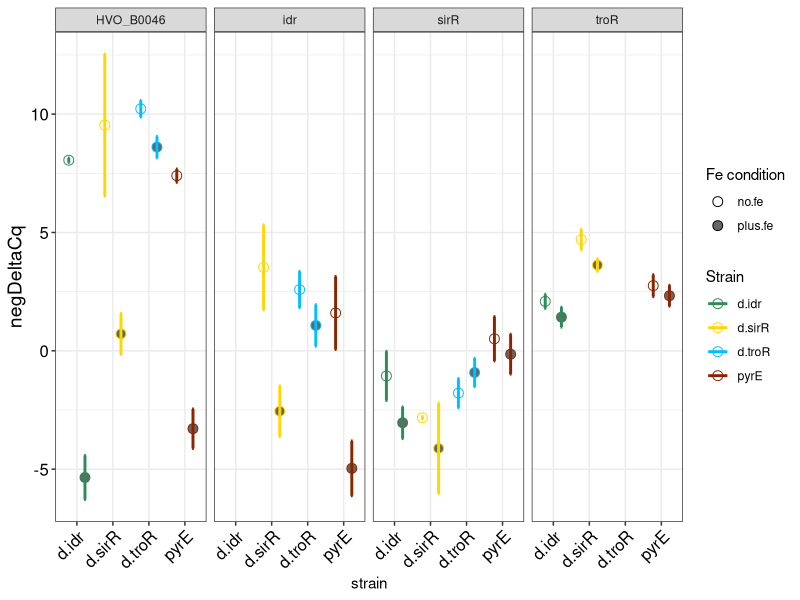

Write the R code that produced this figure. (Note: this script raises an error after producing the figure.)
## ---- chunk 1
# fresh start
rm(list=ls())
knitr::opts_chunk$set(echo = TRUE)
## ---- chunk 2
library(plyr)
library (tidyverse)
library(readxl)
library(ggplot2)
library(rstatix)

## ---- chunk 3
#import data file
rt.raw <- read_excel("RT-qPCR-dtxR-alldata12122018-revApr2023.xlsx", sheet = "RT-qPCR-dtxR-alldata12122018-re")
rt.ratio <- read_excel("RT-qPCR-dtxR-alldata12122018-revApr2023.xlsx", sheet = "Dcq_results")
rt.recalc <- read_excel("RT-qPCR-MMP-20230517.xlsx", sheet = "RT-MMP-rearranged")

#calculate average and standard deviation of Ct values and efficiencies across biological replicates.
rt.stats <- plyr::ddply(rt.raw, c("strain", "gene...2", "condn"), summarise, mean.ct = mean (avg.techrep.ct), sd.ct = sd(avg.techrep.ct), sem.ct = (sd(avg.techrep.ct))/sqrt(3))

rt.recalc.stats <- plyr::ddply (rt.recalc, c("strain", "gene", "condn"), summarise, mean.effct = mean (eff.neg.d.cq), sd.effct = sd(eff.neg.d.cq), sem.effct = (sd(eff.neg.d.cq))/sqrt(3))

#make a table that contains mean efficiences for each primer set across all bioreps and strains
#rt.mean.effs<-plyr::ddply (rt, "gene", summarise, mean.eff = mean(eff), sd.eff = sd(eff))
#write.table (rt.mean.effs, file = "rt.mean.effs.txt",sep = "\t")
#use Pfaffl method to calculate relative expression ratio (mutant : WT) for each gene
#rer <- for (g in rt$gene){}
## ---- chunk 4
cond.cols <- c(no.fe = "white", plus.fe = "grey40")
my.cols<-  c(pyrE="orangered4", d.idr = "seagreen",  d.sirR ="gold", d.troR ="deepskyblue")
rt.ratio %>% 
ggplot(aes(x = strain, y = `avg.-∆cq`, color = strain, fill = condn)) +
  xlab("strain") +
  ylab("negDeltaCq") +
  geom_point(stat = "identity", position = position_dodge(width = 0.9), shape = 21, size = 3) +
  geom_errorbar(aes(ymin = `avg.-∆cq` - sem, ymax = `avg.-∆cq` + sem),
    width = .1,
    size = 1, position = position_dodge(0.9)
  ) +
  facet_grid (.~gene) +
  
  #scale_fill_viridis("strain", discrete = TRUE, begin = 0.2, end = 0.8, direction = -1) +
  scale_fill_manual("Fe condition", values = cond.cols) +
  scale_color_manual("Strain", values = my.cols) +
 # scale_y_continuous(expand = expansion(mult = c(0, 0.02))) +
  theme_bw() +
  theme(
    axis.title.y = element_text(face = "plain", color = "#000000", size = 14, angle = 90),
    axis.text.y = element_text(face = "plain", color = "#000000", size = 12, angle = 0),
    axis.text.x = element_text(face = "plain", color = "#000000", size = 12, angle = 45, hjust = 1)
    
   # panel.grid.major = element_blank(), panel.grid.minor = element_blank()
  ) -> figure

#pdf( "rt-qpcr-plot.pdf", width = 6, height = 2.5)
plot(figure)
#dev.off()

## ---- chunk 5
#all by all t-test with BH correction for multiple hypothesis testing seems the best way to go given that I'm interested in all the comparisons. 
#first rename the columns because the ∆ symbol is causing problems
colnames(rt.ratio) <- c("strain", "gene", "condn", "avg.cq", "sd", "sem")

#combine the metadata such that all by all can take place (strain vs condition)
rt.comb <- unite (rt.ratio, ID, sep = "_", remove = TRUE)

#then separate those into different data frames by gene


 t<- pairwise_t_test(rt.ratio, avg.cq ~ gene,  p.adjust.method = "BH") 
t
write.csv (t, file = "troR-rtqpcr-stats.csv")
## ---- chunk 6
cond.cols <- c(no.fe = "white", plus.fe = "grey40")
my.cols<-  c(pyrE="orangered4", d.idr = "seagreen",  d.sirR ="gold", d.troR ="deepskyblue")
rt.ratio %>% 
  filter (! gene == "HVO_B0046") %>%
ggplot(aes(x = strain, y = `avg.-∆cq`, color = strain, fill = condn)) +
  xlab("strain") +
  ylab("negDeltaCq") +
  geom_point(stat = "identity", position = position_dodge(width = 0.9), shape = 21, size = 3) +
  geom_errorbar(aes(ymin = `avg.-∆cq` - sem, ymax = `avg.-∆cq` + sem),
    width = .1,
    size = 1, position = position_dodge(0.9)
  ) +
  facet_grid (.~gene) +
  
  #scale_fill_viridis("strain", discrete = TRUE, begin = 0.2, end = 0.8, direction = -1) +
  scale_fill_manual("Fe condition", values = cond.cols) +
  scale_color_manual("Strain", values = my.cols) +
 # scale_y_continuous(expand = expansion(mult = c(0, 0.02))) +
  theme_bw() +
  theme(
    axis.title.y = element_text(face = "plain", color = "#000000", size = 14, angle = 90),
    axis.text.y = element_text(face = "plain", color = "#000000", size = 12, angle = 0),
    axis.text.x = element_text(face = "plain", color = "#000000", size = 12, angle = 45, hjust = 1)
    
   # panel.grid.major = element_blank(), panel.grid.minor = element_blank()
  ) -> figure

pdf( "rt-qpcr-plot-noB0046.pdf", width = 6, height = 2.5)
plot(figure)
dev.off()

## ---- chunk 7
cond.cols <- c(no.fe = "white", plus.fe = "grey40")
my.cols<-  c(pyrE="orangered4", d.idr = "seagreen",  d.sirR ="gold", d.troR ="deepskyblue")
rt.ratio %>% 
  filter ( gene == "HVO_B0046") %>%
ggplot(aes(x = strain, y = `avg.-∆cq`, color = strain, fill = condn)) +
  xlab("strain") +
  ylab("negDeltaCq") +
  geom_point(stat = "identity", position = position_dodge(width = 0.9), shape = 21, size = 3) +
  geom_errorbar(aes(ymin = `avg.-∆cq` - sem, ymax = `avg.-∆cq` + sem),
    width = .1,
    size = 1, position = position_dodge(0.9)
  ) +
  facet_grid (.~gene) +
  
  #scale_fill_viridis("strain", discrete = TRUE, begin = 0.2, end = 0.8, direction = -1) +
  scale_fill_manual("Fe condition", values = cond.cols) +
  scale_color_manual("Strain", values = my.cols) +
 # scale_y_continuous(expand = expansion(mult = c(0, 0.02))) +
  theme_bw() +
  theme(
    axis.title.y = element_text(face = "plain", color = "#000000", size = 14, angle = 90),
    axis.text.y = element_text(face = "plain", color = "#000000", size = 12, angle = 0),
    axis.text.x = element_text(face = "plain", color = "#000000", size = 12, angle = 45, hjust = 1)
    
   # panel.grid.major = element_blank(), panel.grid.minor = element_blank()
  ) -> figure0046

pdf( "rt-qpcr-plot-B0046only.pdf", width = 4, height = 4)
plot(figure0046)
dev.off()

